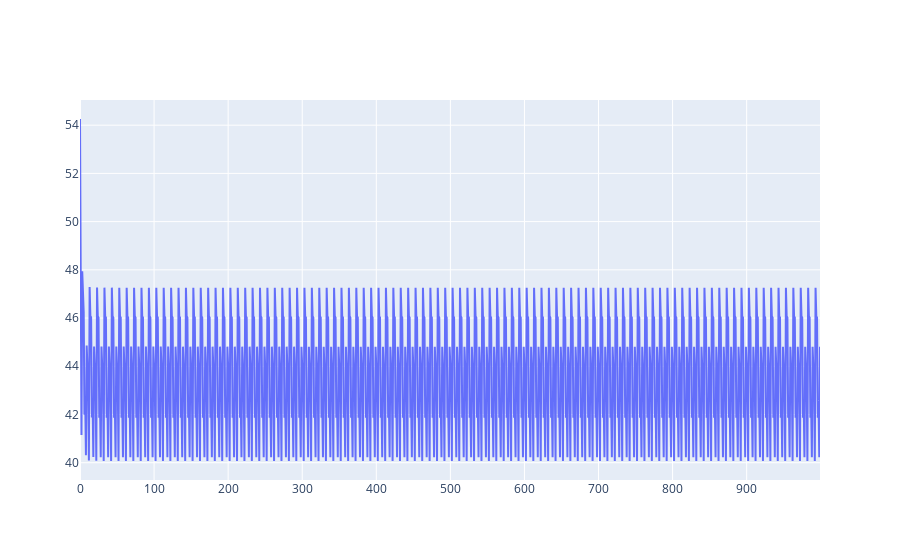

Write notebook code for a chart like this one.
### Markdown cell above
# Combining the Models

### Code cell
agent = Agent(dim_shape=(1, 1), lr=0.001)
agent.fit(x, y, epochs=100, batch_size=100)

### Figure 1 — Plotly figure (JSON) as saved in the notebook; plotly's stock layout.template omitted (floating-point values rounded to 4 significant figures; data arrays with more than 128 entries replaced by an {"elided": "..."} marker saying what was removed)
{"data": [{"mode": "lines", "name": "Loss", "type": "scatter", "y": {"elided": "1000 float values"}}], "layout": {}}
